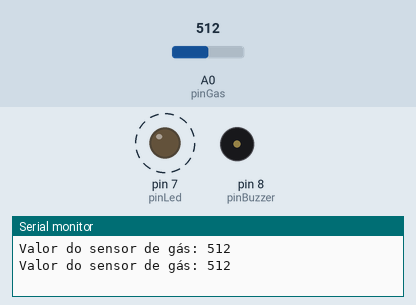
Bench run of a sketch on a simulated Arduino Uno, built with avr-gcc and run on an emulated ATmega328P. On the bench: output pins drawn as LEDs (lit = HIGH), buzzer (waves = sounding), the last lines printed to the serial monitor. Dashed ring = blinking. Inputs (shaded band) come from the test bench; at power-on: A0 (pinGas) = 512.

Above: at 1.8 s.
1.9 s: A0 (pinGas) set to 108
5.4 s: A0 (pinGas) set to 89
At 6.5 s:
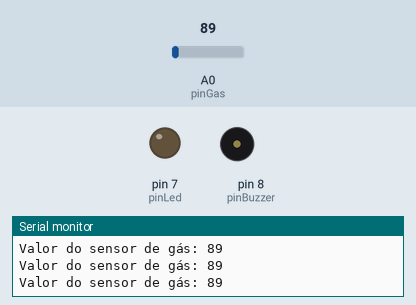
7.0 s: A0 (pinGas) set to 110
At 7.4 s:
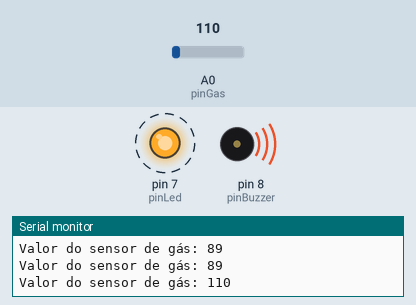
11.0 s: A0 (pinGas) set to 0
At 11.8 s:
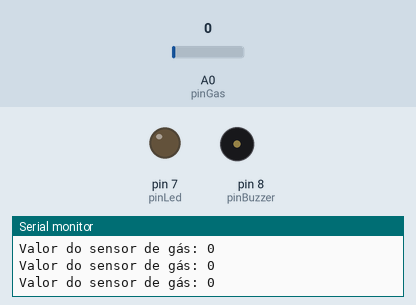
Timing chart, 0 to 13.5 s (numbered marks = the images above; inputs shaded):
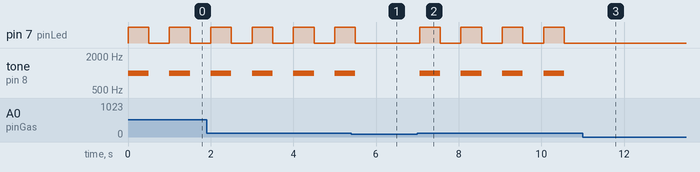

Measured:
- the behaviour switches between 101 and 100 on A0 (pinGas) (found by bisection; images 0 and 1)
- after the input at 5.4 s, pin 7 (pinLed): goes on until 5.5 s, then stays LOW; tone on pin 8 (pinBuzzer): goes on until 5.5 s, then stays silent
- after the input at 7.0 s, pin 7 (pinLed): alternates HIGH for 0.50 s and LOW for 0.50 s, starting after 0.05 s; tone on pin 8 (pinBuzzer): alternates 1000 Hz for 0.50 s and silent for 0.50 s, starting after 0.05 s
- after the input at 11.0 s, pin 7 (pinLed): stops changing and stays LOW; tone on pin 8 (pinBuzzer): stops changing and stays silent
- by itself, pin 7 (pinLed): alternates HIGH for 0.50 s and LOW for 0.50 s
- by itself, tone on pin 8 (pinBuzzer): alternates 1000 Hz for 0.50 s and silent for 0.50 s

The sketch:

de-gas.ino
```cpp
const int pinGas = A0;       // Pino do sensor de gás
const int pinBuzzer = 8;     // Pino do buzzer
const int pinLed = 7;        // Pino do LED

const int limiteGas = 100;   // Valor limite do gás
const int tempoPiscar = 500; // Tempo de piscar (ms)

void setup() {
  pinMode(pinBuzzer, OUTPUT);
  pinMode(pinLed, OUTPUT);
  Serial.begin(9600);
}

void loop() {
  int valorGas = analogRead(pinGas);     // Lê valor do sensor
  Serial.print("Valor do sensor de gás: ");
  Serial.println(valorGas);

  if (valorGas > limiteGas) {
    // Liga LED e buzzer
    digitalWrite(pinLed, HIGH);
    tone(pinBuzzer, 1000);  // Frequência de 1000 Hz
    delay(tempoPiscar);

    // Desliga LED e buzzer
    digitalWrite(pinLed, LOW);
    noTone(pinBuzzer);
    delay(tempoPiscar);

  } else {
    // Mantém desligado
    digitalWrite(pinLed, LOW);
    noTone(pinBuzzer);
  }
}
```
